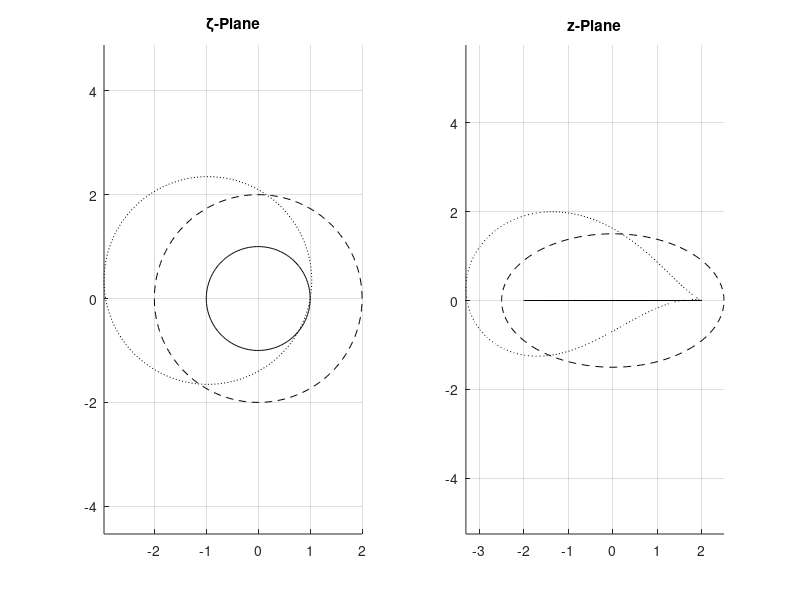

Write the MATLAB code that produced this figure.
%==============================================================================================================
% ZHOUK_DEMO
%
% Demonstration of the Joukowski transform
%
% 2002, Dani Schmid
%
% DISCLAIMER OF WARRANTY: 
% Since the Software is provided free of charge, the Software is provided on an AS IS basis,
% without warranty of any kind, including without limitation the warranties of merchantability,
% fitness for a particular purpose and non-infringement. The entire risk as to the quality and performance 
% of the Software is borne by you. Should the Software prove defective, 
% you assume the entire cost of any service and repair. 
%
% LIMITATION OF LIABILITY: 
% UNDER NO CIRCUMSTANCES AND UNDER NO LEGAL THEORY, TORT, CONTRACT, OR OTHERWISE, 
% SHALL THE AUTHORS BE LIABLE TO YOU OR ANY OTHER PERSON FOR ANY INDIRECT, SPECIAL, INCIDENTAL, 
% OR CONSEQUENTIAL DAMAGES OF ANY CHARACTER INCLUDING, WITHOUT LIMITATION, DAMAGES FOR LOSS OF GOODWILL, 
% WORK STOPPAGE, COMPUTER FAILURE OR MALFUNCTION, OR ANY AND ALL OTHER COMMERCIAL DAMAGES OR LOSSES
%==============================================================================================================

%RESOLUTION
nt          = 200;
Theta       = 0:2*pi/nt:2*pi;

%SETUP THREE DIFFERENT CIRCLES
SLIT        =    exp(i*Theta);
ELLE        =  2*exp(i*Theta);
JOUK        = 2*exp(i*Theta)-0.9696+i*0.3473;

%PLOT IN ZETA
figure(1)
clf
subplot(121)
hold on;
plot(real(SLIT), imag(SLIT), '-k');
plot(real(ELLE), imag(ELLE), '--k');
plot(real(JOUK), imag(JOUK), ':k');
axis equal
grid on
title('\zeta-Plane');

%TRANSFORM 
SLIT    = SLIT + 1./SLIT;
ELLE    = ELLE + 1./ELLE;
JOUK    = JOUK + 1./JOUK;

%PLOT IN Z
subplot(122)
hold on;
plot(real(SLIT), imag(SLIT), '-k');
plot(real(ELLE), imag(ELLE), '--k');
plot(real(JOUK), imag(JOUK), ':k');
axis equal;
grid on
title('z-Plane');

